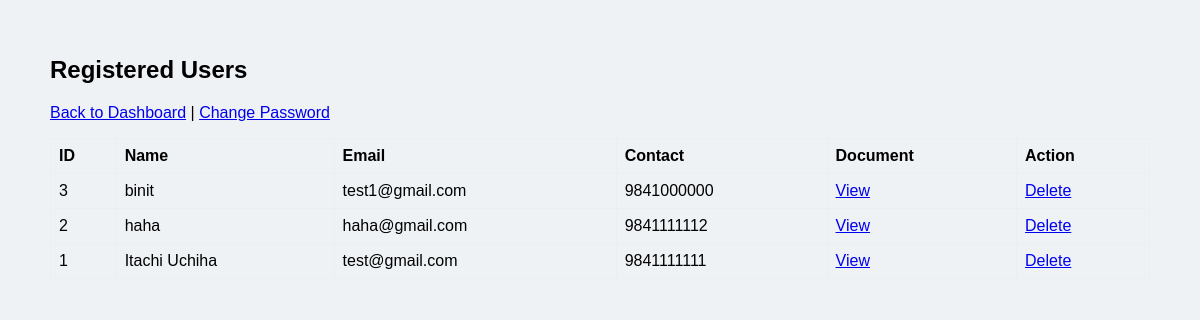
The page /admin/manage_users.php (signed in) on the database its author committed.
### tables this page shows
CREATE TABLE users (
    id INT AUTO_INCREMENT PRIMARY KEY,
    name VARCHAR(100),
    email VARCHAR(100) UNIQUE,
    password VARCHAR(255),
    contact_number VARCHAR(20),
    document VARCHAR(255)
);

### admin/manage_users.php (the view, shortened to what this page needs)
<?php
include '../config.php';
$res = mysqli_query($conn, "SELECT id, name, email, contact_number, document FROM users ORDER BY id DESC");
?>
<!DOCTYPE html>
<html>
<head>
  <link rel="stylesheet" href="../assets/css/style.css">
</head>
<body>
<div style="max-width:1100px;margin:24px auto;padding:12px">
  <h2>Registered Users</h2>
  <p><a href="admin_dashboard.php">Back to Dashboard</a> | <a href="admin_change_password.php">Change Password</a></p>
  <table>
    <tr><th>ID</th><th>Name</th><th>Email</th><th>Contact</th><th>Document</th><th>Action</th></tr>
    <?php while($u = mysqli_fetch_assoc($res)): ?>
      <tr>
        <td><?= (int)$u['id'] ?></td>
        <td><?= htmlspecialchars($u['name']) ?></td>
        <td><?= htmlspecialchars($u['email']) ?></td>
        <td><?= htmlspecialchars($u['contact_number']) ?></td>
        <td>
          <?php if($u['document']): ?>
            <a href="../uploads/<?= htmlspecialchars($u['document']) ?>" target="_blank">View</a>
          <?php else: ?>
            -
          <?php endif; ?>
        </td>
        <td><a href="?delete=<?= (int)$u['id'] ?>" onclick="return confirm('Delete this user?')">Delete</a></td>
      </tr>
    <?php endwhile; ?>
  </table>
</div>
</body>
</html>

### assets/css/style.css (style rules this page uses)
body { font-family: Arial; background:#eef2f5; margin:0; }

### admin/manage_users.php (style rules this page uses)
table { width:100%;border-collapse:collapse }
th,td { padding:8px;border:1px solid #eee;text-align:left }

### rows shown on the page
users: id "3", name "binit", email "test1@gmail.com", contact_number "9841000000"
users: id "2", name "haha", email "haha@gmail.com", contact_number "9841111112"
users: id "1", name "Itachi Uchiha", email "test@gmail.com", contact_number "9841111111"
